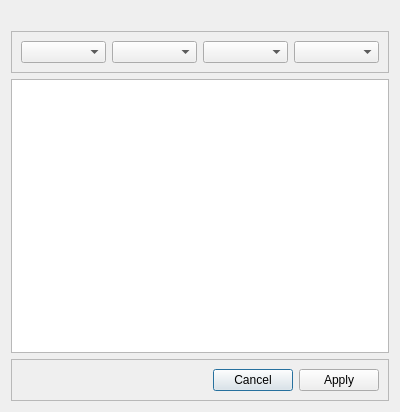
<?xml version="1.0" encoding="UTF-8"?>
<ui version="4.0">
 <class>Dialog</class>
 <widget class="QDialog" name="Dialog">
  <property name="geometry">
   <rect>
    <x>0</x>
    <y>0</y>
    <width>400</width>
    <height>412</height>
   </rect>
  </property>
  <property name="windowTitle">
   <string>Dialog</string>
  </property>
  <layout class="QVBoxLayout" name="verticalLayout">
  <item>
    <widget class="QLabel" name="label_1"/>
  </item>
  <item>
    <widget class="QFrame" name="frame">
     <property name="frameShape">
      <enum>QFrame::StyledPanel</enum>
     </property>
     <property name="frameShadow">
      <enum>QFrame::Raised</enum>
     </property>
     <layout class="QHBoxLayout" name="horizontalLayout">
		<item>
			<widget class="QComboBox" name="dialog_comboBox_1"/>
		</item>
		<item>
			<widget class="QComboBox" name="dialog_comboBox_2"/>
		</item>
		<item>
			<widget class="QComboBox" name="dialog_comboBox_3"/>
		</item>
		<item>
			<widget class="QComboBox" name="dialog_comboBox_4"/>
		</item>
	</layout>
	</widget>
   </item>
   <item>
    <widget class="QTableWidget" name="select_from_list_data_list_table">
     <property name="acceptDrops">
      <bool>false</bool>
     </property>
     <property name="dragEnabled">
      <bool>false</bool>
     </property>
     <property name="dragDropMode">
      <enum>QAbstractItemView::NoDragDrop</enum>
     </property>
    </widget>
   </item>
   <item>
    <widget class="QFrame" name="frame">
     <property name="frameShape">
      <enum>QFrame::StyledPanel</enum>
     </property>
     <property name="frameShadow">
      <enum>QFrame::Raised</enum>
     </property>
     <layout class="QHBoxLayout" name="horizontalLayout">
      <item>
       <spacer name="horizontalSpacer">
        <property name="orientation">
         <enum>Qt::Horizontal</enum>
        </property>
        <property name="sizeHint" stdset="0">
         <size>
          <width>177</width>
          <height>20</height>
         </size>
        </property>
       </spacer>
      </item>
      <item>
       <widget class="QPushButton" name="select_from_list_cansel_button">
        <property name="text">
         <string>Cancel</string>
        </property>
       </widget>
      </item>
      <item>
       <widget class="QPushButton" name="select_from_list_apply_button">
        <property name="text">
         <string>Apply</string>
        </property>
       </widget>
      </item>
     </layout>
    </widget>
   </item>
  </layout>
 </widget>
 <resources/>
 <connections/>
</ui>
